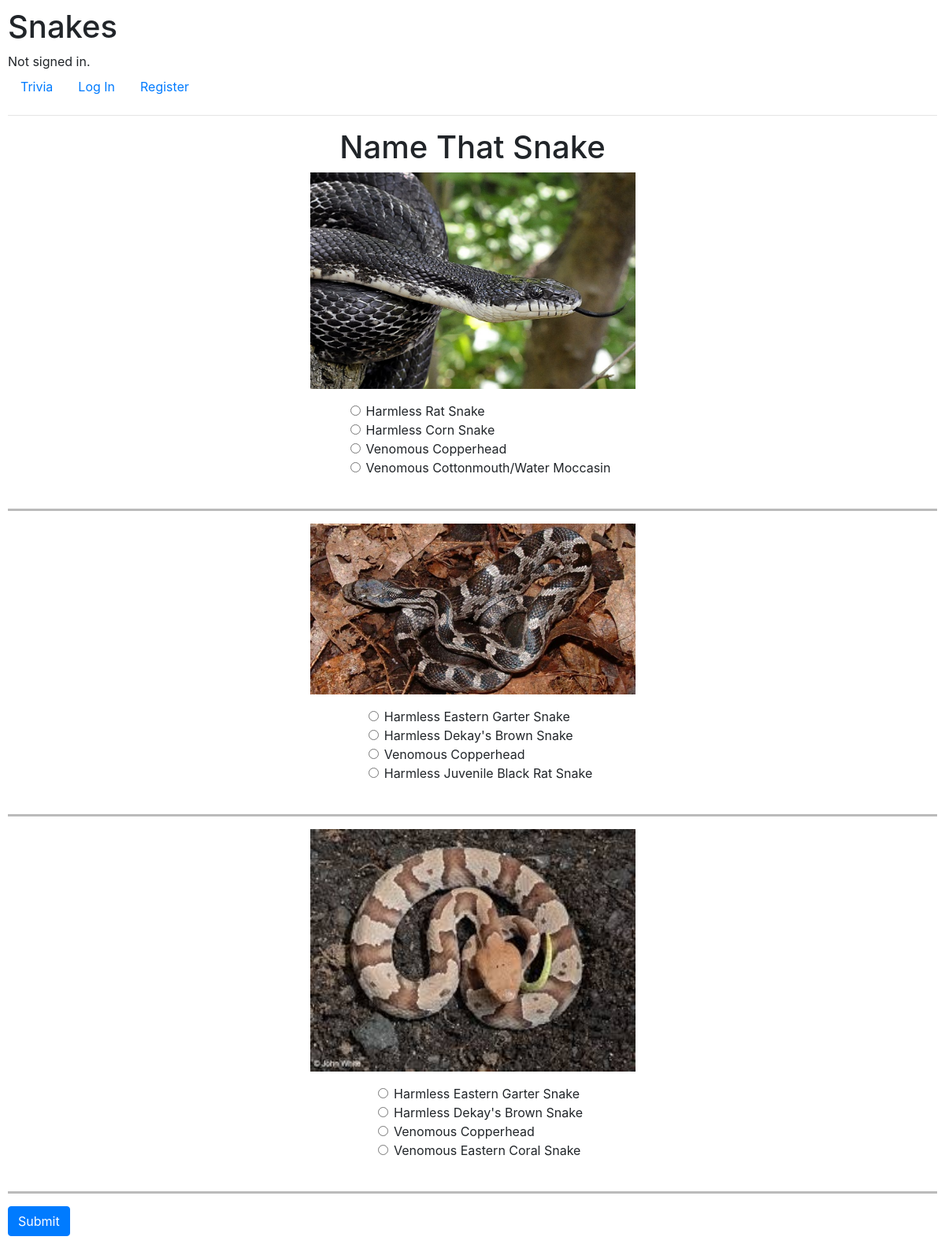
Screenshot of /trivia with the database file from the repository.
### ColdBlooded/models.py (models this page shows, shortened)
class Trivia(models.Model):
    id = models.AutoField(primary_key=True)
    question = models.ImageField()
    choice1 = models.CharField(max_length=200,null=True)
    choice2 = models.CharField(max_length=200,null=True)
    choice3 = models.CharField(max_length=200,null=True)
    choice4 = models.CharField(max_length=200,null=True)
    answer = models.CharField(max_length=200,null=True)

### ColdBlooded/views.py (the view)
# urls.py: path('trivia', views.trivia, name='trivia'),
def trivia(request):
    global count, trivia
    if request.method == 'POST':
        correct = 0
        incorrect = 0
        total = 0
        correct_answers = []
        incorrect_answers = []
        for t in trivia:
            if t.answer == request.POST.get(t.question):
                correct = correct + 1
                correct_answers.append(t.answer)
            else:
                incorrect = incorrect + 1
                incorrect_answers.append(t.answer)
            total = total + 1
        result = correct/total
        return render(request, 'ColdBlooded/result.html', {
            "Incorrect": incorrect,
            "Correct": correct,
            "Total": total,
            "Incorrect_answers": incorrect_answers,
            "Correct_answers": correct_answers,
            "Trivia": trivia,
            "Result": result,
        })
    else:
        trivia = utils.quiz_list(3)
        return render(request, "ColdBlooded/trivia.html", {
            "Trivia": trivia
        })

### ColdBlooded/utils.py (called while the page is built)
def quiz_list(count):
    trivia_id_list = Trivia.objects.values_list('id', flat=True)
    random_trivia_id_list = random.sample(list(trivia_id_list), min(len(trivia_id_list),count))
    trivia = Trivia.objects.filter(id__in=random_trivia_id_list)
    return trivia

### ColdBlooded/templates/ColdBlooded/trivia.html (shortened to what this page needs)
{% extends "ColdBlooded/layout.html" %}
{% load static %}
{% block body %}
<form method='POST' action=''>
    <h1 style="text-align: center">Name That Snake</h1>
    {% for question in Trivia %}
    <div class="form-group">
        <img src="{{ MEDIA_URL }}{{question.question}}" class="center">
    </div>
    <div style="text-align: center">
        <div class="form-check" style="text-align: center; display: inline-block; text-align: left">
            <div class="form-check">
                <input class="form-check-input" type="radio" name="{{question.question}}" id="gridRadios1" value= "{{question.choice1}}">
                <label class="form-check-label" for="gridRadios1">
                    {{question.choice1}}
                </label>
            </div>
            <div class="form-check">
                <input class="form-check-input" type="radio" name="{{question.question}}" id="gridRadios2" value="{{question.choice2}}">
                <label class="form-check-label" for="gridRadios2">
                    {{question.choice2}}
                </label>
            </div>
            <div class="form-check">
                <input class="form-check-input" type="radio" name="{{question.question}}" id="gridRadios3" value="{{question.choice3}}">
                <label class="form-check-label" for="gridRadios3">
                    {{question.choice3}}
                </label>
            </div>
            <div class="form-check">
                <input class="form-check-input" type="radio" name="{{question.question}}" id="gridRadios4" value="{{question.choice4}}">
                <label class="form-check-label" for="gridRadios4">
                    {{question.choice4}}
                </label>
            </div>
            <br>
        </div>
    </div>
    <hr class="solid">
    {% endfor %}
    <button type='submit' class="btn btn-primary">
        Submit
    </button>
</form>
{% endblock %}

### ColdBlooded/templates/ColdBlooded/layout.html (shortened to what this page needs)
{% load static %}
<!DOCTYPE html>
<html lang="en">
    <head>
        <link rel="stylesheet" href="https://stackpath.bootstrapcdn.com/bootstrap/4.4.1/css/bootstrap.min.css">
        <link href="{% static 'ColdBlooded/styles.css' %}" rel="stylesheet">
    </head>
</html>
<body>
    <h1>Snakes</h1>
    <div>
        {% if user.is_authenticated %}
            Signed in as <strong>{{ user.username }}</strong>.
        {% else %}
            Not signed in.
        {% endif %}
    </div>
    <ul class="nav">
        <li class="nav-item">
            <a class="nav-link" href="{% url 'trivia' %}">Trivia</a>
        </li>
        {% if user.is_authenticated %}
            <li class="nav-item">
                <a class="nav-link" href="{% url 'logout' %}">Log Out</a>
            </li>
            <li class="nav-item">
                <a class="nav-link" href="{% url 'newtrivia' %}">New Trivia Question</a>
            </li>
        {% else %}
            <li class="nav-item">
                <a class="nav-link" href="{% url 'login' %}">Log In</a>
            </li>
            <li class="nav-item">
                <a class="nav-link" href="{% url 'register' %}">Register</a>
            </li>
        {% endif %}
    </ul>
    <hr>
    {% block body %}
    {% endblock %}
</body>

### ColdBlooded/static/ColdBlooded/styles.css (style rules this page uses)
body { padding: 10px; }
hr.solid { border-top: 3px solid #bbb; }
.center { display: block; margin-left: auto; margin-right: auto; width: 35%; }

### rows the page displays
Trivia: question (picture), choice1 "Harmless Rat Snake", choice2 "Harmless Corn Snake", choice3 "Venomous Copperhead", choice4 "Venomous Cottonmouth/Water Moccasin"
Trivia: question (picture), choice1 "Harmless Eastern Garter Snake", choice2 "Harmless Dekay's Brown Snake", choice3 "Venomous Copperhead", choice4 "Harmless Juvenile Black Rat Snake"
Trivia: question (picture), choice1 "Harmless Eastern Garter Snake", choice2 "Harmless Dekay's Brown Snake", choice3 "Venomous Copperhead", choice4 "Venomous Eastern Coral Snake"
